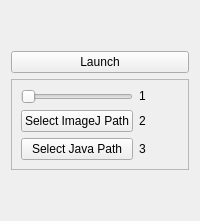
<?xml version="1.0" encoding="UTF-8"?>
<ui version="4.0">
 <class>start_window</class>
 <widget class="QWidget" name="start_window">
  <layout class="QVBoxLayout" name="verticalLayout">
   <item>
    <spacer name="verticalSpacer">
     <property name="orientation">
      <enum>Qt::Vertical</enum>
     </property>
     <property name="sizeType">
      <enum>QSizePolicy::Fixed</enum>
     </property>
     <property name="sizeHint" stdset="0">
      <size>
       <width>20</width>
       <height>40</height>
      </size>
     </property>
    </spacer>
   </item>
   <item>
    <widget class="PrimaryPushButton" name="button_launch">
     <property name="sizePolicy">
      <sizepolicy hsizetype="Expanding" vsizetype="Fixed">
       <horstretch>0</horstretch>
       <verstretch>0</verstretch>
      </sizepolicy>
     </property>
     <property name="text">
      <string>Launch</string>
     </property>
    </widget>
   </item>
   <item>
    <widget class="ScrollArea" name="ScrollArea">
     <property name="sizePolicy">
      <sizepolicy hsizetype="Expanding" vsizetype="Maximum">
       <horstretch>0</horstretch>
       <verstretch>0</verstretch>
      </sizepolicy>
     </property>
     <property name="verticalScrollBarPolicy">
      <enum>Qt::ScrollBarAlwaysOff</enum>
     </property>
     <property name="horizontalScrollBarPolicy">
      <enum>Qt::ScrollBarAsNeeded</enum>
     </property>
     <property name="widgetResizable">
      <bool>true</bool>
     </property>
     <widget class="QWidget" name="scrollAreaWidgetContents">
      <property name="geometry">
       <rect>
        <x>0</x>
        <y>0</y>
        <width>189</width>
        <height>134</height>
       </rect>
      </property>
      <layout class="QGridLayout" name="gridLayout" columnstretch="1,9" columnminimumwidth="1,9">
       <item row="0" column="0">
        <widget class="Slider" name="Slider">
         <property name="sizePolicy">
          <sizepolicy hsizetype="MinimumExpanding" vsizetype="Fixed">
           <horstretch>0</horstretch>
           <verstretch>0</verstretch>
          </sizepolicy>
         </property>
         <property name="minimumSize">
          <size>
           <width>0</width>
           <height>0</height>
          </size>
         </property>
         <property name="sliderPosition">
          <number>0</number>
         </property>
         <property name="orientation">
          <enum>Qt::Horizontal</enum>
         </property>
        </widget>
       </item>
       <item row="0" column="1">
        <widget class="BodyLabel" name="label_imagej_memory">
         <property name="sizePolicy">
          <sizepolicy hsizetype="Expanding" vsizetype="Fixed">
           <horstretch>0</horstretch>
           <verstretch>0</verstretch>
          </sizepolicy>
         </property>
         <property name="text">
          <string>1</string>
         </property>
        </widget>
       </item>
       <item row="1" column="0">
        <widget class="PushButton" name="button_imagej_path">
         <property name="sizePolicy">
          <sizepolicy hsizetype="MinimumExpanding" vsizetype="Fixed">
           <horstretch>0</horstretch>
           <verstretch>0</verstretch>
          </sizepolicy>
         </property>
         <property name="text">
          <string>Select ImageJ Path</string>
         </property>
        </widget>
       </item>
       <item row="1" column="1">
        <widget class="BodyLabel" name="label_imagej_path">
         <property name="sizePolicy">
          <sizepolicy hsizetype="Expanding" vsizetype="Fixed">
           <horstretch>0</horstretch>
           <verstretch>0</verstretch>
          </sizepolicy>
         </property>
         <property name="text">
          <string>2</string>
         </property>
        </widget>
       </item>
       <item row="2" column="0">
        <widget class="PushButton" name="button_java_path">
         <property name="sizePolicy">
          <sizepolicy hsizetype="MinimumExpanding" vsizetype="Fixed">
           <horstretch>0</horstretch>
           <verstretch>0</verstretch>
          </sizepolicy>
         </property>
         <property name="text">
          <string>Select Java Path</string>
         </property>
        </widget>
       </item>
       <item row="2" column="1">
        <widget class="BodyLabel" name="label_java_path">
         <property name="sizePolicy">
          <sizepolicy hsizetype="Expanding" vsizetype="Fixed">
           <horstretch>0</horstretch>
           <verstretch>0</verstretch>
          </sizepolicy>
         </property>
         <property name="text">
          <string>3</string>
         </property>
        </widget>
       </item>
      </layout>
     </widget>
    </widget>
   </item>
   <item>
    <spacer name="verticalSpacer_2">
     <property name="orientation">
      <enum>Qt::Vertical</enum>
     </property>
     <property name="sizeHint" stdset="0">
      <size>
       <width>20</width>
       <height>40</height>
      </size>
     </property>
    </spacer>
   </item>
  </layout>
 </widget>
 <customwidgets>
  <customwidget>
   <class>PushButton</class>
   <extends>QPushButton</extends>
   <header>qfluentwidgets</header>
  </customwidget>
  <customwidget>
   <class>PrimaryPushButton</class>
   <extends>PushButton</extends>
   <header>qfluentwidgets</header>
  </customwidget>
  <customwidget>
   <class>Slider</class>
   <extends>QSlider</extends>
   <header>qfluentwidgets</header>
  </customwidget>
  <customwidget>
   <class>ScrollArea</class>
   <extends>QScrollArea</extends>
   <header>qfluentwidgets</header>
   <container>1</container>
  </customwidget>
  <customwidget>
   <class>BodyLabel</class>
   <extends>QLabel</extends>
   <header>qfluentwidgets</header>
  </customwidget>
 </customwidgets>
 <resources/>
 <connections/>
</ui>
